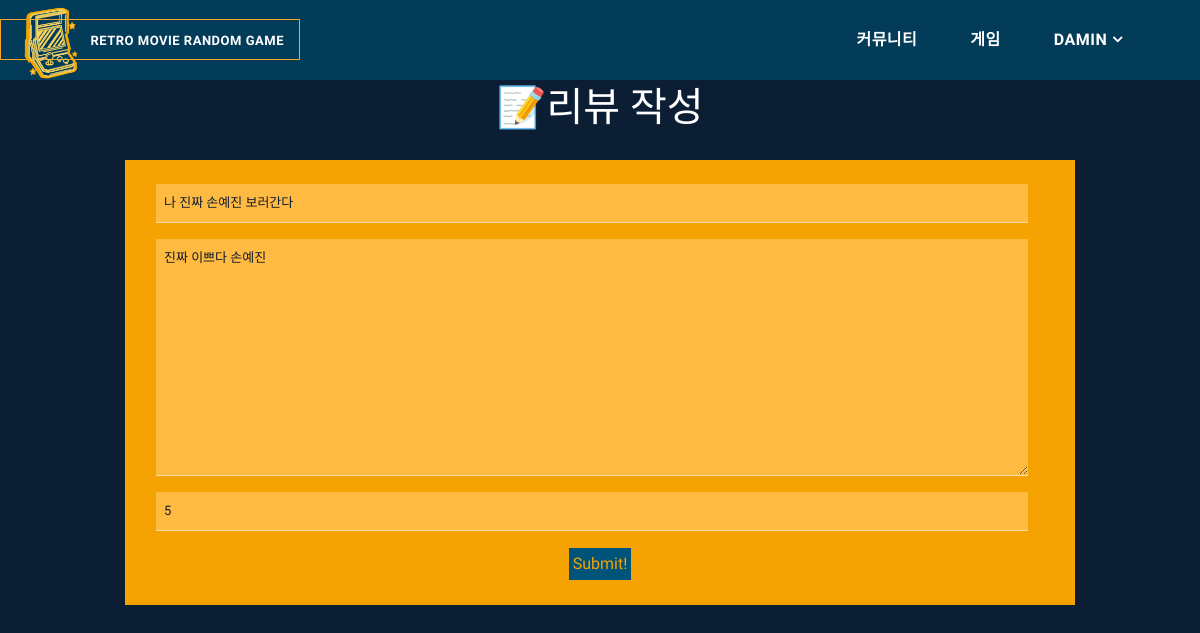
/articles/6/update/ (signed in), run on the app's committed database.
### accounts/models.py (models this page shows)
class User(AbstractUser):
    pass

### articles/models.py (models this page shows, shortened)
class Article(models.Model):
    user = models.ForeignKey(settings.AUTH_USER_MODEL, on_delete=models.CASCADE)
    like_user = models.ManyToManyField(settings.AUTH_USER_MODEL, related_name='like_articles')
    movie = models.ForeignKey(game_models.Movie, on_delete=models.CASCADE)
    title = models.CharField(max_length=30)
    content = models.TextField()
    created_at = models.DateTimeField(auto_now_add=True)
    updated_at = models.DateTimeField(auto_now=True)
    rating = models.IntegerField(validators=[MinValueValidator(1), MaxValueValidator(5)])

### articles/views.py (the view)
# urls.py: path('<int:article_pk>/update/', views.update, name='update'),
@login_required
@require_http_methods(['GET', 'POST'])
def update(request, article_pk):
    article = get_object_or_404(Article,pk=article_pk)
    if request.user == article.user:
        if request.method == 'POST':
            form = ArticleForm(request.POST, instance=article)
            if form.is_valid():
                form.save()
                return redirect('articles:detail', article.pk)
        else:
            form = ArticleForm(instance=article)
    else:
        return redirect('articles:index')
    context = {
        'form': form,
        'article': article,
    }
    return render(request, 'articles/form.html', context)

### articles/forms.py
class ArticleForm(forms.ModelForm):
    title = forms.CharField(
        label = '',
        widget=forms.TextInput(
            attrs={
                'class':"article-form",
                'placeholder':'Title 입력',
            }
        )
    )
    content = forms.CharField(
        label = '',
        widget=forms.Textarea(
            attrs={
                'class':"article-form",
                'placeholder':'내용입력'
            }
        )
    )
    rating = forms.IntegerField(
        max_value=5,
        min_value=0,
        label = '',
        widget=forms.NumberInput(
            attrs={
                'class':"article-form",
                'placeholder':' 0~5 점수로 평점을 입력해주세요',
            }
        ),
        error_messages={
            'required':'평점을 입력해주세요'
        }
    )
    class Meta:
        model = Article
        fields = ['title','content','rating']

### articles/templates/articles/form.html (shortened to what this page needs)
{% extends 'base.html' %}
{% load bootstrap4 %}
{% load static %}
{% block css %}
  <link rel="stylesheet" href="{% static 'stylesheets/articles_form.css' %}">
{% endblock %}
{% block content %}
<div style="height:80px;">
  <h1 class="text-center pt-1" style="color:white">📝리뷰 작성</h1>
</div>
<div class="row">
  <form class="form-int col-10" action="" method="POST">
    <div class="form-group">
      {{form.as_p}}
    </div>
    <button class="submit-btn">Submit!</button>
</div>
{% endblock content %}

### config/templates/base.html (shortened to what this page needs)
<!DOCTYPE html>
<html lang="en">
<head>
  {% load static %}
  {% block css %}
  {% endblock %}
  <link rel="shortcut icon"  type="image/png" href="{% static 'stylesheets/favicon.ico' %}">
  <link rel="stylesheet" href="http://ajax.googleapis.com/ajax/libs/jqueryui/1.8.14/themes/ui-lightness/jquery-ui.css">
	<link rel="stylesheet" href="http://ajax.googleapis.com/ajax/libs/jqueryui/1.9.0/themes/ui-lightness/jquery-ui.css">
  <link rel="stylesheet" href="{% static 'stylesheets/style.css' %}">
  <link rel="stylesheet" href="https://cdn.jsdelivr.net/npm/bootstrap@4.5.3/dist/css/bootstrap.min.css">
</head>
<body>
<header class="main-header clearfix" role="header">
  <nav id="menu" class="main-nav" role="navigation">
    <ul class="main-menu">
      <div style="display:inline-block; position:absolute; left:0;">
      <li class="">
      <a href="{%url 'game:index' %}">
      <img src="{% static 'stylesheets/logo.png' %}" alt="logo" width=70px height=80px style="">
      <p style="display:inline-block;">RETRO MOVIE RANDOM GAME</p>
      </a>
      </li>
      </div>
      {% if request.user.is_authenticated %}
      <li class="">
        <a class="" href="{%url 'articles:index'%}">커뮤니티</a>
      </li>
      <li class="">
        <a class="" href="{%url 'game:play_game'%}">게임</a>
      </li>
      <li class="has-submenu"><a href="#section2">{{request.user.username}}</a>
      </li>
      {% endif %}
    </ul>
  </nav>
</header>
  <div style="height:80px;">
  </div>
  <div class="container">
    {% block content %}
    {% endblock %}
  </div>
</body>
</html>

### config/static/stylesheets/articles_form.css (style rules this page uses)
.form-int { background: #f5a302; min-height: 1rem; margin: auto; max-width: 80%; padding: 0.5rem; }
.article-form { background: #ffba41; border: 0 solid; border-bottom: 1px solid rgba(255, 255, 255, .5); color:#121b2f; display: block; margin: 1rem; padding: 0.5rem; transition: 250ms background ease-in; width: calc(100% - 3rem); }
.submit-btn { border: 1px solid; background: #005479; color: #f5a302; display: block; margin: 1rem auto; min-width: 1px; padding: 0.25rem; transition: 250ms background ease-in; }

### config/static/stylesheets/style.css (style rules this page uses)
body { font-weight: 100; font-family: 'Sunflower' !important ; }
ul { padding: 0px; margin: 0px; list-style: none; }
p { font-size: 13px; line-height: 22px; }
.main-header { background-color: #033c59; height: 80px; position: fixed; z-index: 12; width: 100%; top: 0; }
.main-menu { float: right; padding-right: 60px; }
.main-menu li { display: inline-block; line-height: 79px; margin-left: 15px; position: relative; }
.main-menu li:first-child { margin-left: 0px; }
.main-menu li a { padding: 10px 15px; text-transform: uppercase; letter-spacing: 0.5px; font-weight: 700; color: #fff; border: 2px solid transparent; transition: all 0.5s; }
.main-menu li.has-submenu a:after { content: '\f107'; font-family: "FontAwesome"; margin-left: 5px; }

### data on the page
User: user.username "DAMIN"
Article: title "나 진짜 손예진 보러간다", content "진짜 이쁘다 손예진", rating "5"
